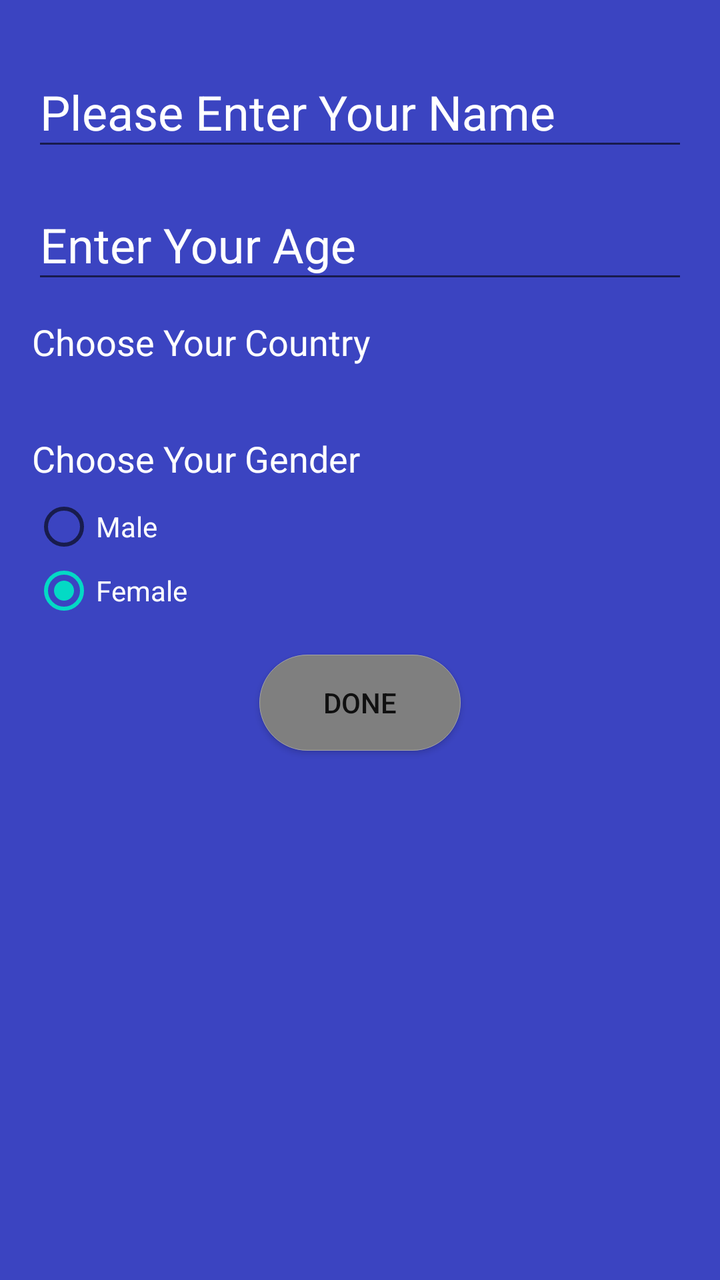
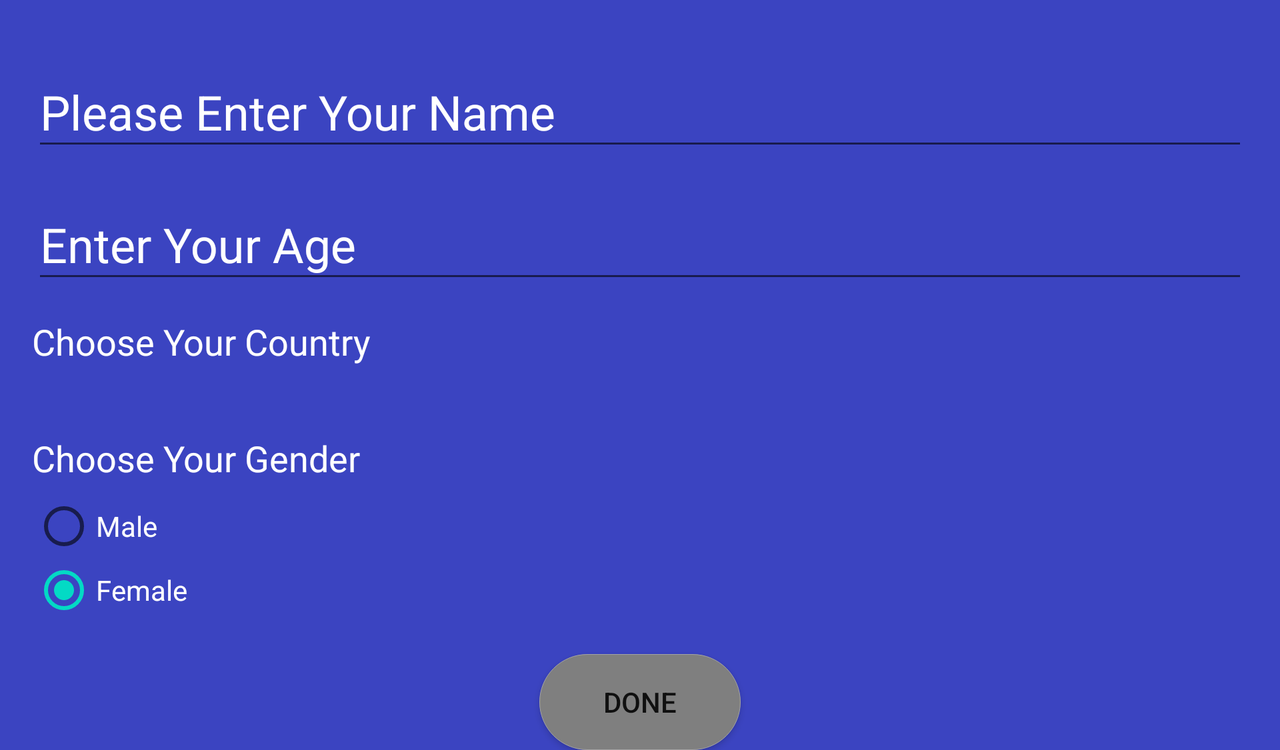

One screen, two layout resources from the same app: the default and the repository's alternative for another configuration. Each is rendered where Android would select it; the XML of both is given below.
<!-- AndroidManifest.xml: application theme AppTheme -->
<!-- res/layout/fragment_edit_profile.xml -->
<?xml version="1.0" encoding="utf-8"?>

<LinearLayout xmlns:android="http://schemas.android.com/apk/res/android"
              android:layout_width="match_parent"
              android:layout_height="match_parent"
              android:background="#3b44c1"
              android:orientation="vertical">


    <android.support.design.widget.TextInputLayout
        android:id="@+id/input_layout_profile_name"
        android:layout_width="match_parent"
        android:layout_height="wrap_content"
        android:layout_marginTop="20dp"
        android:textColorHint="#ffffff">

        <EditText
            android:id="@+id/edit_profile_name"
            style="@style/profileTextView"
            android:layout_marginTop="20dp"
            android:hint="@string/login_username_hint"
            android:inputType="textCapWords"
            android:textColor="#ffffff"/>

    </android.support.design.widget.TextInputLayout>


    <android.support.design.widget.TextInputLayout
        android:id="@+id/input_layout_age"
        android:layout_width="match_parent"
        android:layout_height="wrap_content"
        android:textColorHint="#ffffff">

        <EditText
            android:id="@+id/edit_profile_age"
            style="@style/profileTextView"
            android:hint="@string/edit_profile_age_hint"
            android:inputType="number"
            android:textColor="#ffffff"/>

    </android.support.design.widget.TextInputLayout>

    <TextView
        android:id="@+id/edit_profile_country"
        style="@style/profileTextView"
        android:text="@string/edit_profile_country"
        android:textColor="#ffffff"
        android:textSize="18sp"/>

    <Spinner
        android:id="@+id/edit_profile_country_spinner"
        style="@style/profileTextView"
        android:layout_width="wrap_content"
        android:background="@drawable/questionnaire_edit_text_border"
        android:padding="5dp">

    </Spinner>

    <TextView
        android:id="@+id/edit_profile_gender"
        style="@style/profileTextView"
        android:text="@string/edit_profile_gender_hint"
        android:textColor="#ffffff"
        android:textSize="18sp"/>

    <RadioGroup
        android:id="@+id/edit_profile_pick_gender"
        android:layout_width="wrap_content"
        android:layout_height="wrap_content"
        android:layout_marginLeft="16dp">

        <RadioButton
            android:id="@+id/edit_profile_male"
            android:layout_width="wrap_content"
            android:layout_height="wrap_content"
            android:text="@string/edit_profile_male"
            android:textColor="#ffffff"/>

        <RadioButton
            android:id="@+id/edit_profile_female"
            android:layout_width="wrap_content"
            android:layout_height="wrap_content"
            android:checked="true"
            android:text="@string/edit_profile_female"
            android:textColor="#ffffff"/>

    </RadioGroup>


    <Button
        android:id="@+id/edit_profile_button_confirm"
        android:layout_width="wrap_content"
        android:layout_height="wrap_content"
        android:layout_gravity="center"
        android:layout_marginTop="16dp"
        android:background="@drawable/questionnaire_send_button"
        android:paddingLeft="32dp"
        android:paddingRight="32dp"
        android:text="@string/edit_profile_button_confirm"/>

</LinearLayout>
<!-- resources referenced by this layout -->
<resources>
  <!-- drawable questionnaire_edit_text_border (drawable) -->
  <?xml version="1.0" encoding="utf-8"?>
  
  <shape xmlns:android="http://schemas.android.com/apk/res/android">
      <solid android:color="@android:color/transparent"/>
      <stroke
          android:width="1dp"
          android:color="#ffffff"/>
  </shape>
  <!-- drawable questionnaire_send_button (drawable) -->
  <?xml version="1.0" encoding="utf-8"?>
  
  <shape xmlns:android="http://schemas.android.com/apk/res/android"
         android:shape="rectangle">
      <corners android:radius="200dp"/>
      <solid android:color="#F2F2F2"/>
      <gradient
          android:angle="270"
          android:endColor="#7f7f7f"
          android:startColor="#7f7f7f"/>
      <stroke
          android:width="0.4dp"
          android:color="#A4A4A4"/>
  
  </shape>
  <string name="edit_profile_age_hint">Enter Your Age</string>
  <string name="edit_profile_button_confirm">Done</string>
  <string name="edit_profile_country">Choose Your Country</string>
  <string name="edit_profile_female">Female</string>
  <string name="edit_profile_gender_hint">Choose Your Gender</string>
  <string name="edit_profile_male">Male</string>
  <string name="login_username_hint">Please Enter Your Name</string>
  <style name="profileTextView">
          <item name="android:layout_width">match_parent</item>
          <item name="android:layout_height">wrap_content</item>
          <item name="android:layout_marginTop">6dp</item>
          <item name="android:layout_marginLeft">16dp</item>
          <item name="android:layout_marginRight">16dp</item>
          <item name="android:layout_marginBottom">6dp</item>
          <item name="android:textSize">24sp</item>
      </style>
  <!-- from res/values-v21/ -->
  <style name="AppTheme" parent="Theme.AppCompat.Light.DarkActionBar">
          
          <item name="colorPrimary">@color/colorPrimary</item>
          <item name="colorPrimaryDark">@color/colorPrimaryDark</item>
          <item name="colorAccent">@color/colorAccent</item>
      </style>
</resources>
<!-- res/layout-land/fragment_edit_profile.xml (the repository's variant of the layout above) -->
<!-- drawn on the phone turned sideways -->
<?xml version="1.0" encoding="utf-8"?>

<ScrollView xmlns:android="http://schemas.android.com/apk/res/android"
            android:layout_width="match_parent"
            android:layout_height="match_parent"
            android:background="#3b44c1"
            android:orientation="vertical">

    <LinearLayout
        android:layout_width="match_parent"
        android:layout_height="match_parent"
        android:orientation="vertical">

        <android.support.design.widget.TextInputLayout
            android:id="@+id/input_layout_profile_name"
            android:layout_width="match_parent"
            android:layout_height="wrap_content"
            android:layout_marginTop="20dp"
            android:textColorHint="#ffffff">

            <EditText
                android:id="@+id/edit_profile_name"
                style="@style/profileTextView"
                android:layout_marginTop="20dp"
                android:hint="@string/login_username_hint"
                android:inputType="textCapWords"
                android:textColor="#ffffff"/>

        </android.support.design.widget.TextInputLayout>

        <android.support.design.widget.TextInputLayout
            android:id="@+id/input_layout_age"
            android:layout_width="match_parent"
            android:layout_height="wrap_content"
            android:textColorHint="#ffffff">

            <EditText
                android:id="@+id/edit_profile_age"
                style="@style/profileTextView"
                android:hint="@string/edit_profile_age_hint"
                android:inputType="number"
                android:textColor="#ffffff"/>

        </android.support.design.widget.TextInputLayout>

        <TextView
            android:id="@+id/edit_profile_country"
            style="@style/profileTextView"
            android:text="@string/edit_profile_country"
            android:textColor="#ffffff"
            android:textSize="18sp"/>

        <Spinner
            android:id="@+id/edit_profile_country_spinner"
            style="@style/profileTextView"
            android:layout_width="wrap_content"
            android:background="@drawable/questionnaire_edit_text_border"
            android:drawSelectorOnTop="false"
            android:padding="5dp">

        </Spinner>

        <TextView
            android:id="@+id/edit_profile_gender"
            style="@style/profileTextView"
            android:text="@string/edit_profile_gender_hint"
            android:textColor="#ffffff"
            android:textSize="18sp"/>

        <RadioGroup
            android:id="@+id/edit_profile_pick_gender"
            android:layout_width="wrap_content"
            android:layout_height="wrap_content"
            android:layout_marginLeft="16dp">

            <RadioButton
                android:id="@+id/edit_profile_male"
                android:layout_width="wrap_content"
                android:layout_height="wrap_content"
                android:text="@string/edit_profile_male"
                android:textColor="#ffffff"/>

            <RadioButton
                android:id="@+id/edit_profile_female"
                android:layout_width="wrap_content"
                android:layout_height="wrap_content"
                android:checked="true"
                android:text="@string/edit_profile_female"
                android:textColor="#ffffff"/>

        </RadioGroup>


        <Button
            android:id="@+id/edit_profile_button_confirm"
            android:layout_width="wrap_content"
            android:layout_height="wrap_content"
            android:layout_gravity="center"
            android:layout_marginTop="16dp"
            android:background="@drawable/questionnaire_send_button"
            android:paddingLeft="32dp"
            android:paddingRight="32dp"
            android:text="@string/edit_profile_button_confirm"/>
    </LinearLayout>

</ScrollView>
